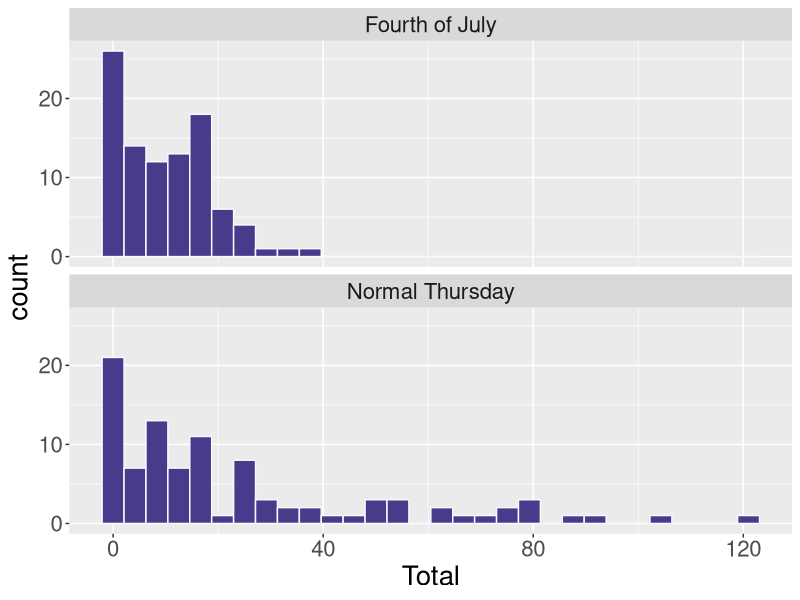
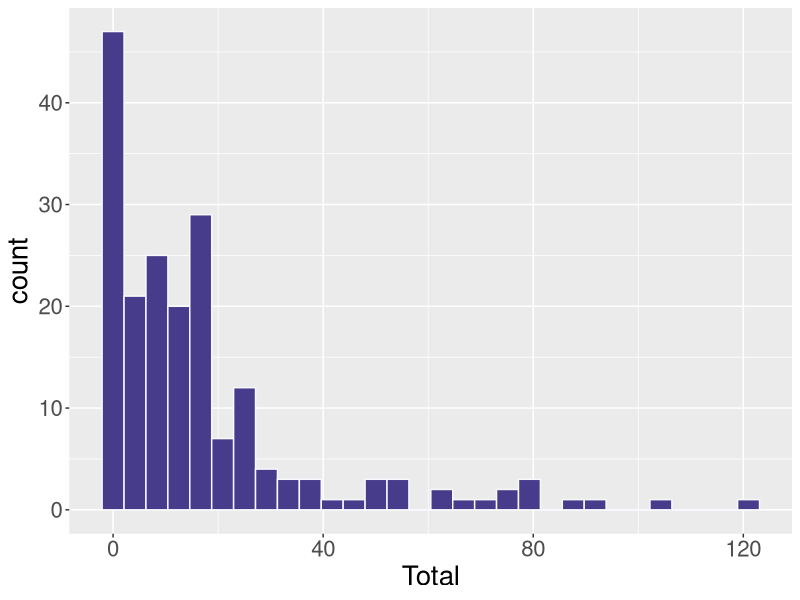
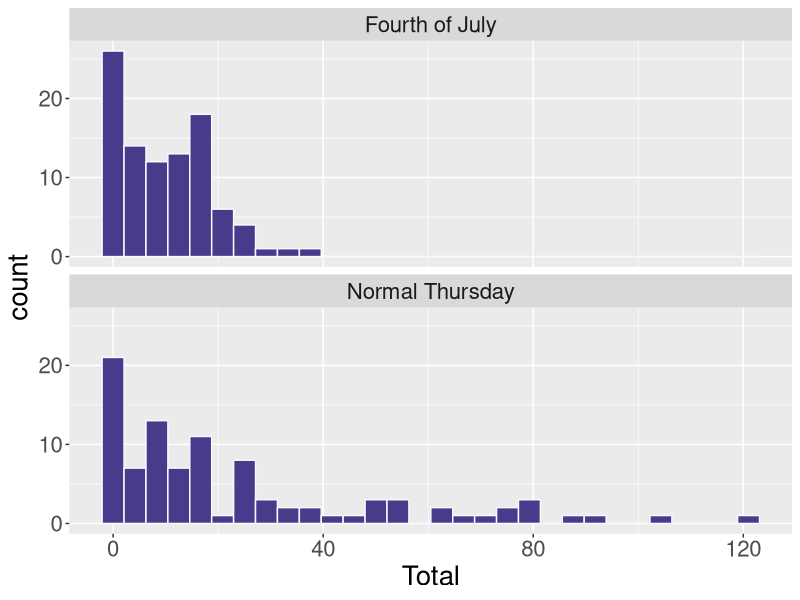
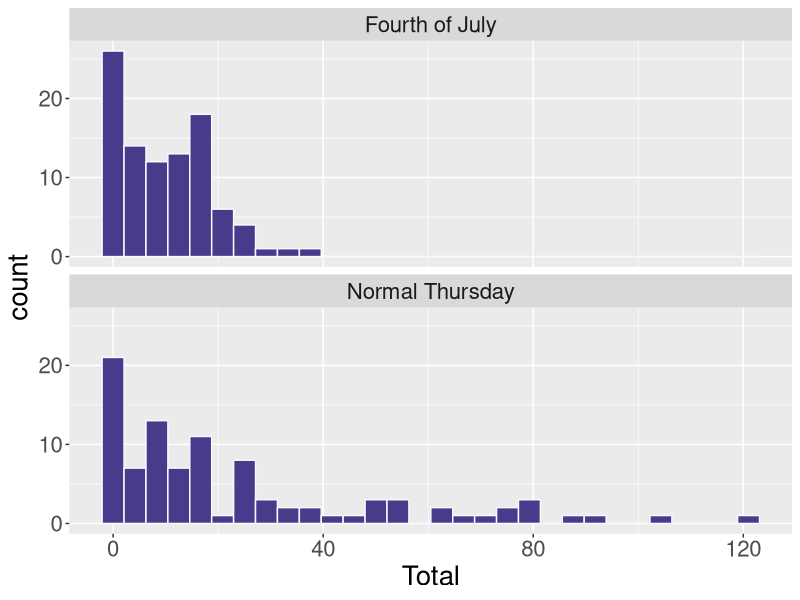

Generate these figures, in order, with R:
## ---- chunk 1
#| include: false
#| warning: false
#| message: false
# Some global options still not available in quarto
 knitr::opts_chunk$set(fig.align = 'center')
library(knitr)
library(tidyverse)
theme_update(text = element_text(size = 20))
## ---- chunk 2
#| message: true
#| warning: true
# Load necessary packages
library(tidyverse)
## ---- chunk 3
july_2019 <- read_csv("data/july_2019.csv")

# Inspect the data
glimpse(july_2019)
## ---- chunk 4
library(kableExtra)
knitr::kable(july_2019[25:32,]) %>%
  kable_styling(bootstrap_options = c("responsive", "bordered", "striped")) 
## ---- chunk 5
# Create histogram
ggplot(data = july_2019, mapping = aes(x = Total)) + 
  geom_histogram(fill = "slateblue4", color = "ghostwhite") +
  facet_wrap(~Occasion, ncol = 1)

## ---- chunk 6
# Test out on first 6 values
head(july_2019$Total)
## ---- chunk 7
summarize(july_2019, mean_bikes = mean(Total))
## ---- chunk 8
# Test out on first 6 values
head(july_2019$Total)
## ---- chunk 9
summarize(july_2019, median_bikes = median(Total))
## ---- chunk 10
summarize(july_2019, mean_bikes = mean(Total),
          median_bikes = median(Total))
## ---- chunk 11
# Create histogram
ggplot(data = july_2019, mapping = aes(x = Total)) + 
  geom_histogram(fill = "slateblue4", color = "ghostwhite") 
## ---- chunk 12
#| fig-width: 10

# Create histogram
ggplot(data = july_2019, mapping = aes(x = Total)) + 
  geom_histogram(fill = "slateblue4", color = "ghostwhite") +
  facet_wrap(~Occasion, ncol = 1)

## ---- chunk 13
july_2019_grouped <- group_by(july_2019, Occasion)
july_2019_grouped
## ---- chunk 14
summarize(july_2019_grouped, mean_bikes = mean(Total),
          median_bikes = median(Total))
## ---- chunk 15
# Create histogram
ggplot(data = july_2019, mapping = aes(x = Total)) + 
  geom_histogram(fill = "slateblue4", color = "ghostwhite") +
  facet_wrap(~Occasion, ncol = 1)
## ---- chunk 16
# Test out on first 6 values
head(july_2019$Total)
## ---- chunk 17
# Test out on first 6 values
head(july_2019$Total)
## ---- chunk 18
summarize(july_2019, var_bikes = var(Total))
## ---- chunk 19
summarize(july_2019, var_bikes = var(Total),
          sd_bikes = sd(Total))
## ---- chunk 20
summarize(july_2019, iqr_bikes = IQR(Total))
## ---- chunk 21
summarize(july_2019_grouped, sd_bikes = sd(Total),
          iqr_bikes = IQR(Total))
